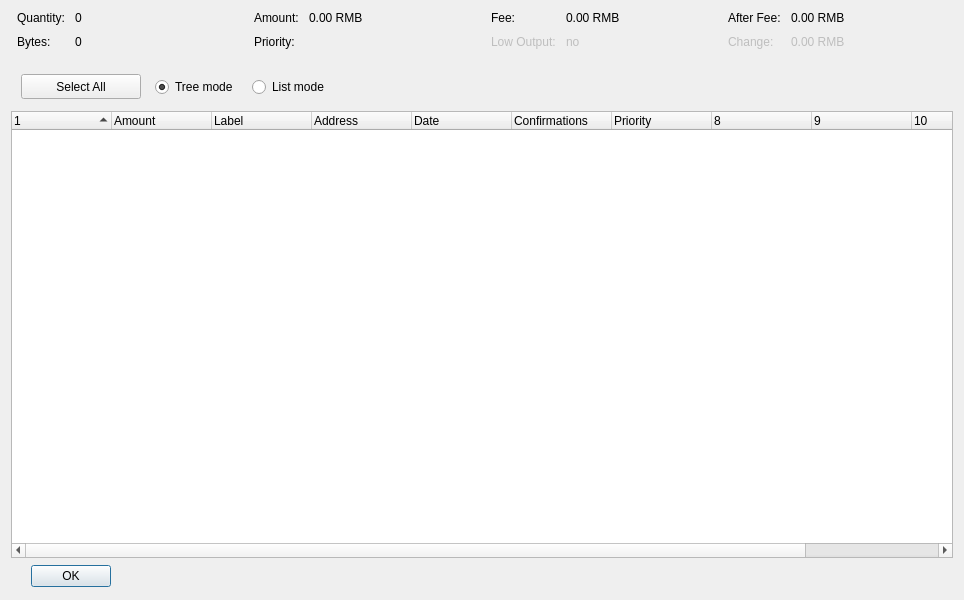
<?xml version="1.0" encoding="UTF-8"?>
<ui version="4.0">
 <class>CoinControlDialog</class>
 <widget class="QDialog" name="CoinControlDialog">
  <property name="geometry">
   <rect>
    <x>0</x>
    <y>0</y>
    <width>964</width>
    <height>600</height>
   </rect>
  </property>
  <property name="windowTitle">
   <string>Coin Control</string>
  </property>
  <layout class="QVBoxLayout" name="verticalLayout">
   <item>
    <layout class="QHBoxLayout" name="horizontalLayoutTop" stretch="0,0,0,0">
     <property name="topMargin">
      <number>0</number>
     </property>
     <property name="bottomMargin">
      <number>10</number>
     </property>
     <item>
      <layout class="QFormLayout" name="formLayoutCoinControl1">
       <property name="horizontalSpacing">
        <number>10</number>
       </property>
       <property name="verticalSpacing">
        <number>10</number>
       </property>
       <property name="leftMargin">
        <number>6</number>
       </property>
       <property name="rightMargin">
        <number>6</number>
       </property>
       <item row="0" column="0">
        <widget class="QLabel" name="labelCoinControlQuantityText">
         <property name="text">
          <string>Quantity:</string>
         </property>
        </widget>
       </item>
       <item row="0" column="1">
        <widget class="QLabel" name="labelCoinControlQuantity">
         <property name="cursor">
          <cursorShape>IBeamCursor</cursorShape>
         </property>
         <property name="contextMenuPolicy">
          <enum>Qt::ActionsContextMenu</enum>
         </property>
         <property name="text">
          <string>0</string>
         </property>
         <property name="textInteractionFlags">
          <set>Qt::LinksAccessibleByMouse|Qt::TextSelectableByKeyboard|Qt::TextSelectableByMouse</set>
         </property>
        </widget>
       </item>
       <item row="1" column="0">
        <widget class="QLabel" name="labelCoinControlBytesText">
         <property name="text">
          <string>Bytes:</string>
         </property>
        </widget>
       </item>
       <item row="1" column="1">
        <widget class="QLabel" name="labelCoinControlBytes">
         <property name="cursor">
          <cursorShape>IBeamCursor</cursorShape>
         </property>
         <property name="contextMenuPolicy">
          <enum>Qt::ActionsContextMenu</enum>
         </property>
         <property name="text">
          <string>0</string>
         </property>
         <property name="textInteractionFlags">
          <set>Qt::LinksAccessibleByMouse|Qt::TextSelectableByKeyboard|Qt::TextSelectableByMouse</set>
         </property>
        </widget>
       </item>
      </layout>
     </item>
     <item>
      <layout class="QFormLayout" name="formLayoutCoinControl2">
       <property name="horizontalSpacing">
        <number>10</number>
       </property>
       <property name="verticalSpacing">
        <number>10</number>
       </property>
       <property name="leftMargin">
        <number>6</number>
       </property>
       <property name="rightMargin">
        <number>6</number>
       </property>
       <item row="0" column="0">
        <widget class="QLabel" name="labelCoinControlAmountText">
         <property name="text">
          <string>Amount:</string>
         </property>
        </widget>
       </item>
       <item row="0" column="1">
        <widget class="QLabel" name="labelCoinControlAmount">
         <property name="cursor">
          <cursorShape>IBeamCursor</cursorShape>
         </property>
         <property name="contextMenuPolicy">
          <enum>Qt::ActionsContextMenu</enum>
         </property>
         <property name="text">
          <string>0.00 RMB</string>
         </property>
         <property name="textInteractionFlags">
          <set>Qt::LinksAccessibleByMouse|Qt::TextSelectableByKeyboard|Qt::TextSelectableByMouse</set>
         </property>
        </widget>
       </item>
       <item row="1" column="0">
        <widget class="QLabel" name="labelCoinControlPriorityText">
         <property name="text">
          <string>Priority:</string>
         </property>
        </widget>
       </item>
       <item row="1" column="1">
        <widget class="QLabel" name="labelCoinControlPriority">
         <property name="cursor">
          <cursorShape>IBeamCursor</cursorShape>
         </property>
         <property name="contextMenuPolicy">
          <enum>Qt::ActionsContextMenu</enum>
         </property>
         <property name="text">
          <string/>
         </property>
         <property name="textInteractionFlags">
          <set>Qt::LinksAccessibleByMouse|Qt::TextSelectableByKeyboard|Qt::TextSelectableByMouse</set>
         </property>
        </widget>
       </item>
      </layout>
     </item>
     <item>
      <layout class="QFormLayout" name="formLayoutCoinControl3">
       <property name="horizontalSpacing">
        <number>10</number>
       </property>
       <property name="verticalSpacing">
        <number>10</number>
       </property>
       <property name="leftMargin">
        <number>6</number>
       </property>
       <property name="rightMargin">
        <number>6</number>
       </property>
       <item row="0" column="0">
        <widget class="QLabel" name="labelCoinControlFeeText">
         <property name="text">
          <string>Fee:</string>
         </property>
        </widget>
       </item>
       <item row="0" column="1">
        <widget class="QLabel" name="labelCoinControlFee">
         <property name="cursor">
          <cursorShape>IBeamCursor</cursorShape>
         </property>
         <property name="contextMenuPolicy">
          <enum>Qt::ActionsContextMenu</enum>
         </property>
         <property name="text">
          <string>0.00 RMB</string>
         </property>
         <property name="textInteractionFlags">
          <set>Qt::LinksAccessibleByMouse|Qt::TextSelectableByKeyboard|Qt::TextSelectableByMouse</set>
         </property>
        </widget>
       </item>
       <item row="1" column="0">
        <widget class="QLabel" name="labelCoinControlLowOutputText">
         <property name="enabled">
          <bool>false</bool>
         </property>
         <property name="text">
          <string>Low Output:</string>
         </property>
        </widget>
       </item>
       <item row="1" column="1">
        <widget class="QLabel" name="labelCoinControlLowOutput">
         <property name="enabled">
          <bool>false</bool>
         </property>
         <property name="cursor">
          <cursorShape>IBeamCursor</cursorShape>
         </property>
         <property name="contextMenuPolicy">
          <enum>Qt::ActionsContextMenu</enum>
         </property>
         <property name="text">
          <string>no</string>
         </property>
         <property name="textInteractionFlags">
          <set>Qt::LinksAccessibleByMouse|Qt::TextSelectableByKeyboard|Qt::TextSelectableByMouse</set>
         </property>
        </widget>
       </item>
      </layout>
     </item>
     <item>
      <layout class="QFormLayout" name="formLayoutCoinControl4">
       <property name="horizontalSpacing">
        <number>10</number>
       </property>
       <property name="verticalSpacing">
        <number>10</number>
       </property>
       <property name="leftMargin">
        <number>6</number>
       </property>
       <property name="rightMargin">
        <number>6</number>
       </property>
       <item row="0" column="0">
        <widget class="QLabel" name="labelCoinControlAfterFeeText">
         <property name="text">
          <string>After Fee:</string>
         </property>
        </widget>
       </item>
       <item row="0" column="1">
        <widget class="QLabel" name="labelCoinControlAfterFee">
         <property name="cursor">
          <cursorShape>IBeamCursor</cursorShape>
         </property>
         <property name="contextMenuPolicy">
          <enum>Qt::ActionsContextMenu</enum>
         </property>
         <property name="text">
          <string>0.00 RMB</string>
         </property>
         <property name="textInteractionFlags">
          <set>Qt::LinksAccessibleByMouse|Qt::TextSelectableByKeyboard|Qt::TextSelectableByMouse</set>
         </property>
        </widget>
       </item>
       <item row="1" column="0">
        <widget class="QLabel" name="labelCoinControlChangeText">
         <property name="enabled">
          <bool>false</bool>
         </property>
         <property name="text">
          <string>Change:</string>
         </property>
        </widget>
       </item>
       <item row="1" column="1">
        <widget class="QLabel" name="labelCoinControlChange">
         <property name="enabled">
          <bool>false</bool>
         </property>
         <property name="cursor">
          <cursorShape>IBeamCursor</cursorShape>
         </property>
         <property name="contextMenuPolicy">
          <enum>Qt::ActionsContextMenu</enum>
         </property>
         <property name="text">
          <string>0.00 RMB</string>
         </property>
         <property name="textInteractionFlags">
          <set>Qt::LinksAccessibleByMouse|Qt::TextSelectableByKeyboard|Qt::TextSelectableByMouse</set>
         </property>
        </widget>
       </item>
      </layout>
     </item>
    </layout>
   </item>
   <item>
    <widget class="QFrame" name="frame">
     <property name="minimumSize">
      <size>
       <width>0</width>
       <height>40</height>
      </size>
     </property>
     <widget class="QWidget" name="horizontalLayoutWidget">
      <property name="geometry">
       <rect>
        <x>10</x>
        <y>2</y>
        <width>781</width>
        <height>40</height>
       </rect>
      </property>
      <layout class="QHBoxLayout" name="horizontalLayoutPanel" stretch="0,0,0,0">
       <property name="spacing">
        <number>14</number>
       </property>
       <item>
        <widget class="QPushButton" name="pushButtonSelectAll">
         <property name="sizePolicy">
          <sizepolicy hsizetype="Maximum" vsizetype="Fixed">
           <horstretch>0</horstretch>
           <verstretch>0</verstretch>
          </sizepolicy>
         </property>
         <property name="minimumSize">
          <size>
           <width>120</width>
           <height>25</height>
          </size>
         </property>
         <property name="text">
          <string>Select All</string>
         </property>
        </widget>
       </item>
       <item>
        <widget class="QRadioButton" name="radioTreeMode">
         <property name="sizePolicy">
          <sizepolicy hsizetype="Maximum" vsizetype="Fixed">
           <horstretch>0</horstretch>
           <verstretch>0</verstretch>
          </sizepolicy>
         </property>
         <property name="text">
          <string>Tree mode</string>
         </property>
         <property name="checked">
          <bool>true</bool>
         </property>
        </widget>
       </item>
       <item>
        <widget class="QRadioButton" name="radioListMode">
         <property name="sizePolicy">
          <sizepolicy hsizetype="Maximum" vsizetype="Fixed">
           <horstretch>0</horstretch>
           <verstretch>0</verstretch>
          </sizepolicy>
         </property>
         <property name="text">
          <string>List mode</string>
         </property>
        </widget>
       </item>
       <item>
        <spacer name="horizontalSpacer">
         <property name="orientation">
          <enum>Qt::Horizontal</enum>
         </property>
         <property name="sizeHint" stdset="0">
          <size>
           <width>40</width>
           <height>20</height>
          </size>
         </property>
        </spacer>
       </item>
      </layout>
     </widget>
    </widget>
   </item>
   <item>
    <widget class="CoinControlTreeWidget" name="treeWidget">
     <property name="contextMenuPolicy">
      <enum>Qt::CustomContextMenu</enum>
     </property>
     <property name="sortingEnabled">
      <bool>false</bool>
     </property>
     <property name="columnCount">
      <number>11</number>
     </property>
     <attribute name="headerShowSortIndicator" stdset="0">
      <bool>true</bool>
     </attribute>
     <attribute name="headerStretchLastSection">
      <bool>false</bool>
     </attribute>
     <column>
      <property name="text">
       <string/>
      </property>
     </column>
     <column>
      <property name="text">
       <string>Amount</string>
      </property>
     </column>
     <column>
      <property name="text">
       <string>Label</string>
      </property>
     </column>
     <column>
      <property name="text">
       <string>Address</string>
      </property>
     </column>
     <column>
      <property name="text">
       <string>Date</string>
      </property>
     </column>
     <column>
      <property name="text">
       <string>Confirmations</string>
      </property>
      <property name="toolTip">
       <string>Confirmed</string>
      </property>
     </column>
     <column>
      <property name="text">
       <string>Priority</string>
      </property>
     </column>
     <column>
      <property name="text">
       <string/>
      </property>
     </column>
     <column>
      <property name="text">
       <string/>
      </property>
     </column>
     <column>
      <property name="text">
       <string/>
      </property>
     </column>
     <column>
      <property name="text">
       <string/>
      </property>
     </column>
    </widget>
   </item>
   <item>
    <widget class="QDialogButtonBox" name="buttonBox">
     <property name="sizePolicy">
      <sizepolicy hsizetype="Maximum" vsizetype="Fixed">
       <horstretch>0</horstretch>
       <verstretch>0</verstretch>
      </sizepolicy>
     </property>
     <property name="minimumSize">
      <size>
       <width>120</width>
       <height>25</height>
      </size>
     </property>
     <property name="orientation">
      <enum>Qt::Horizontal</enum>
     </property>
     <property name="standardButtons">
      <set>QDialogButtonBox::Ok</set>
     </property>
     <property name="centerButtons">
      <bool>true</bool>
     </property>
    </widget>
   </item>
  </layout>
 </widget>
 <customwidgets>
  <customwidget>
   <class>CoinControlTreeWidget</class>
   <extends>QTreeWidget</extends>
   <header>coincontroltreewidget.h</header>
  </customwidget>
 </customwidgets>
 <resources/>
 <connections/>
</ui>
